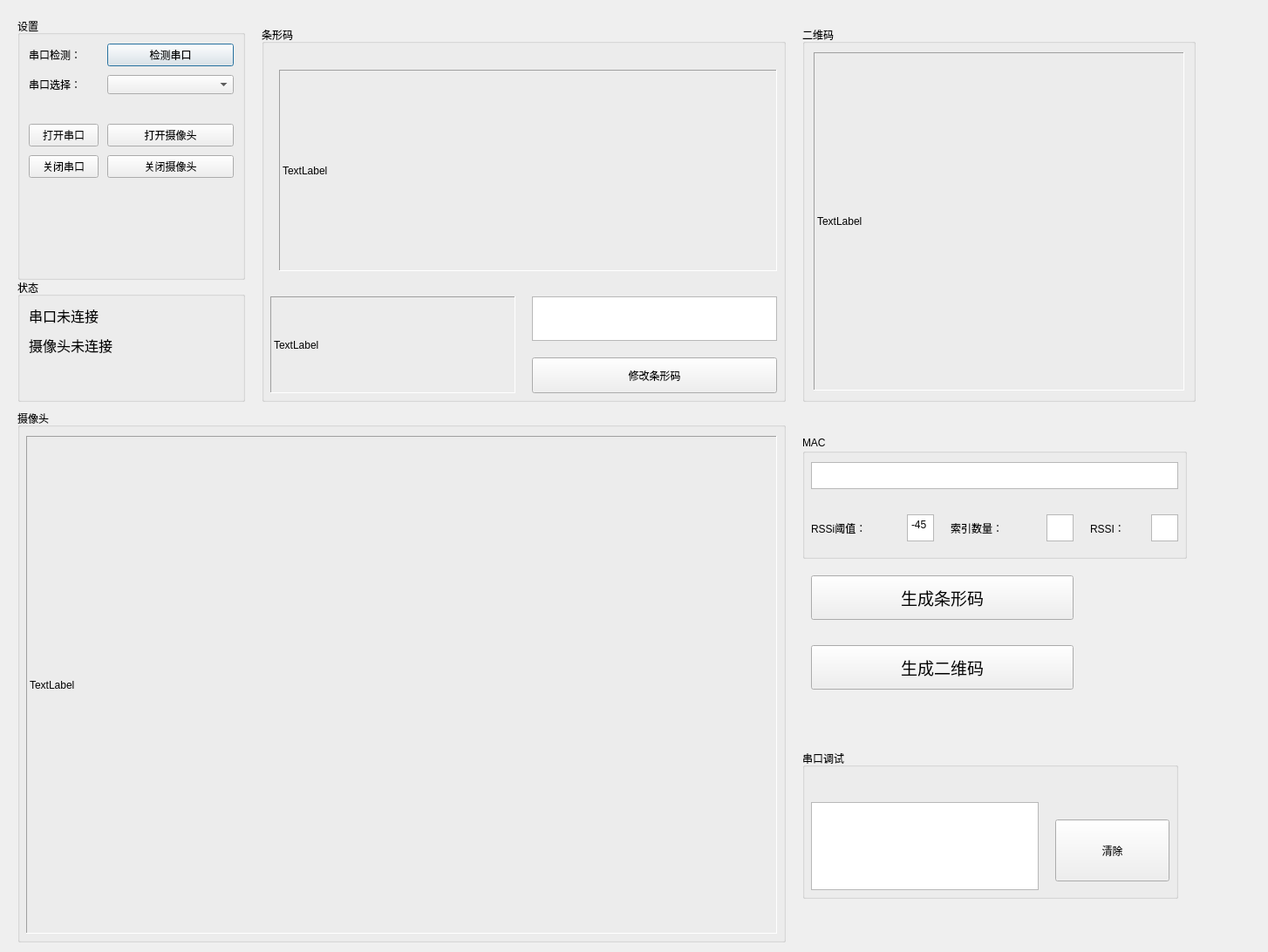
<?xml version="1.0" encoding="UTF-8"?>
<ui version="4.0">
 <class>Form</class>
 <widget class="QWidget" name="Form">
  <property name="geometry">
   <rect>
    <x>0</x>
    <y>0</y>
    <width>1454</width>
    <height>1092</height>
   </rect>
  </property>
  <property name="windowTitle">
   <string>Form</string>
  </property>
  <widget class="QGroupBox" name="formGroupBox">
   <property name="geometry">
    <rect>
     <x>20</x>
     <y>20</y>
     <width>261</width>
     <height>301</height>
    </rect>
   </property>
   <property name="title">
    <string>设置</string>
   </property>
   <layout class="QFormLayout" name="formLayout">
    <property name="horizontalSpacing">
     <number>10</number>
    </property>
    <property name="verticalSpacing">
     <number>10</number>
    </property>
    <property name="leftMargin">
     <number>10</number>
    </property>
    <property name="topMargin">
     <number>10</number>
    </property>
    <property name="rightMargin">
     <number>10</number>
    </property>
    <property name="bottomMargin">
     <number>10</number>
    </property>
    <item row="0" column="0">
     <widget class="QLabel" name="s1__lb_1">
      <property name="text">
       <string>串口检测：</string>
      </property>
     </widget>
    </item>
    <item row="0" column="1">
     <widget class="QPushButton" name="s1__box_1">
      <property name="text">
       <string>检测串口</string>
      </property>
      <property name="autoRepeatInterval">
       <number>100</number>
      </property>
      <property name="default">
       <bool>true</bool>
      </property>
     </widget>
    </item>
    <item row="1" column="0">
     <widget class="QLabel" name="s1__lb_2">
      <property name="text">
       <string>串口选择：</string>
      </property>
     </widget>
    </item>
    <item row="1" column="1">
     <widget class="QComboBox" name="s1__box_2"/>
    </item>
    <item row="2" column="0" colspan="2">
     <widget class="QLabel" name="state_label">
      <property name="text">
       <string/>
      </property>
      <property name="textFormat">
       <enum>Qt::AutoText</enum>
      </property>
      <property name="scaledContents">
       <bool>true</bool>
      </property>
      <property name="alignment">
       <set>Qt::AlignRight|Qt::AlignTrailing|Qt::AlignVCenter</set>
      </property>
     </widget>
    </item>
    <item row="3" column="0">
     <widget class="QPushButton" name="open_button">
      <property name="text">
       <string>打开串口</string>
      </property>
     </widget>
    </item>
    <item row="4" column="0">
     <widget class="QPushButton" name="close_button">
      <property name="text">
       <string>关闭串口</string>
      </property>
     </widget>
    </item>
    <item row="3" column="1">
     <widget class="QPushButton" name="open_btn_cam">
      <property name="text">
       <string>打开摄像头</string>
      </property>
     </widget>
    </item>
    <item row="4" column="1">
     <widget class="QPushButton" name="close_btn_cam">
      <property name="text">
       <string>关闭摄像头</string>
      </property>
     </widget>
    </item>
   </layout>
  </widget>
  <widget class="QGroupBox" name="verticalGroupBox">
   <property name="geometry">
    <rect>
     <x>920</x>
     <y>30</y>
     <width>451</width>
     <height>431</height>
    </rect>
   </property>
   <property name="title">
    <string>二维码</string>
   </property>
   <layout class="QVBoxLayout" name="verticalLayout">
    <property name="leftMargin">
     <number>10</number>
    </property>
    <property name="topMargin">
     <number>10</number>
    </property>
    <property name="rightMargin">
     <number>10</number>
    </property>
    <property name="bottomMargin">
     <number>10</number>
    </property>
    <item>
     <widget class="QLabel" name="label_show_QR">
      <property name="frameShape">
       <enum>QFrame::Panel</enum>
      </property>
      <property name="frameShadow">
       <enum>QFrame::Sunken</enum>
      </property>
      <property name="text">
       <string>TextLabel</string>
      </property>
     </widget>
    </item>
   </layout>
  </widget>
  <widget class="QGroupBox" name="formGroupBox">
   <property name="geometry">
    <rect>
     <x>20</x>
     <y>320</y>
     <width>261</width>
     <height>141</height>
    </rect>
   </property>
   <property name="title">
    <string>状态</string>
   </property>
   <layout class="QFormLayout" name="formLayout_2">
    <property name="horizontalSpacing">
     <number>10</number>
    </property>
    <property name="verticalSpacing">
     <number>10</number>
    </property>
    <property name="leftMargin">
     <number>10</number>
    </property>
    <property name="topMargin">
     <number>10</number>
    </property>
    <property name="rightMargin">
     <number>10</number>
    </property>
    <property name="bottomMargin">
     <number>10</number>
    </property>
    <item row="2" column="0">
     <widget class="QLabel" name="label_cap">
      <property name="font">
       <font>
        <pointsize>12</pointsize>
       </font>
      </property>
      <property name="text">
       <string>摄像头未连接</string>
      </property>
     </widget>
    </item>
    <item row="1" column="0">
     <widget class="QLabel" name="label_sp">
      <property name="font">
       <font>
        <pointsize>12</pointsize>
       </font>
      </property>
      <property name="text">
       <string>串口未连接</string>
      </property>
     </widget>
    </item>
   </layout>
  </widget>
  <widget class="QGroupBox" name="groupBox">
   <property name="geometry">
    <rect>
     <x>920</x>
     <y>500</y>
     <width>441</width>
     <height>141</height>
    </rect>
   </property>
   <property name="title">
    <string>MAC</string>
   </property>
   <widget class="QLabel" name="label">
    <property name="geometry">
     <rect>
      <x>10</x>
      <y>90</y>
      <width>111</width>
      <height>31</height>
     </rect>
    </property>
    <property name="text">
     <string>RSSi阈值：</string>
    </property>
   </widget>
   <widget class="QTextEdit" name="textMAC">
    <property name="geometry">
     <rect>
      <x>10</x>
      <y>30</y>
      <width>421</width>
      <height>31</height>
     </rect>
    </property>
   </widget>
   <widget class="QTextEdit" name="textTH">
    <property name="geometry">
     <rect>
      <x>120</x>
      <y>90</y>
      <width>31</width>
      <height>31</height>
     </rect>
    </property>
    <property name="html">
     <string>&lt;!DOCTYPE HTML PUBLIC &quot;-//W3C//DTD HTML 4.0//EN&quot; &quot;http://www.w3.org/TR/REC-html40/strict.dtd&quot;&gt;
&lt;html&gt;&lt;head&gt;&lt;meta name=&quot;qrichtext&quot; content=&quot;1&quot; /&gt;&lt;style type=&quot;text/css&quot;&gt;
p, li { white-space: pre-wrap; }
&lt;/style&gt;&lt;/head&gt;&lt;body style=&quot; font-family:'SimSun'; font-size:9pt; font-weight:400; font-style:normal;&quot;&gt;
&lt;p style=&quot; margin-top:0px; margin-bottom:0px; margin-left:0px; margin-right:0px; -qt-block-indent:0; text-indent:0px;&quot;&gt;-45&lt;/p&gt;&lt;/body&gt;&lt;/html&gt;</string>
    </property>
   </widget>
   <widget class="QLabel" name="label_2">
    <property name="geometry">
     <rect>
      <x>170</x>
      <y>90</y>
      <width>111</width>
      <height>31</height>
     </rect>
    </property>
    <property name="text">
     <string>索引数量：</string>
    </property>
   </widget>
   <widget class="QTextEdit" name="textNum">
    <property name="geometry">
     <rect>
      <x>280</x>
      <y>90</y>
      <width>31</width>
      <height>31</height>
     </rect>
    </property>
   </widget>
   <widget class="QLabel" name="label_3">
    <property name="geometry">
     <rect>
      <x>330</x>
      <y>90</y>
      <width>81</width>
      <height>31</height>
     </rect>
    </property>
    <property name="text">
     <string>RSSI：</string>
    </property>
   </widget>
   <widget class="QTextEdit" name="RSSiResult">
    <property name="geometry">
     <rect>
      <x>400</x>
      <y>90</y>
      <width>31</width>
      <height>31</height>
     </rect>
    </property>
   </widget>
  </widget>
  <widget class="QGroupBox" name="groupBox_2">
   <property name="geometry">
    <rect>
     <x>20</x>
     <y>470</y>
     <width>881</width>
     <height>611</height>
    </rect>
   </property>
   <property name="title">
    <string>摄像头</string>
   </property>
   <widget class="QLabel" name="label_show_camera">
    <property name="geometry">
     <rect>
      <x>10</x>
      <y>30</y>
      <width>861</width>
      <height>571</height>
     </rect>
    </property>
    <property name="frameShape">
     <enum>QFrame::Panel</enum>
    </property>
    <property name="frameShadow">
     <enum>QFrame::Sunken</enum>
    </property>
    <property name="text">
     <string>TextLabel</string>
    </property>
    <property name="scaledContents">
     <bool>false</bool>
    </property>
    <property name="wordWrap">
     <bool>false</bool>
    </property>
   </widget>
  </widget>
  <widget class="QPushButton" name="s3__send_button">
   <property name="geometry">
    <rect>
     <x>930</x>
     <y>740</y>
     <width>301</width>
     <height>51</height>
    </rect>
   </property>
   <property name="font">
    <font>
     <pointsize>14</pointsize>
    </font>
   </property>
   <property name="text">
    <string>生成二维码</string>
   </property>
  </widget>
  <widget class="QGroupBox" name="groupBox_3">
   <property name="geometry">
    <rect>
     <x>920</x>
     <y>860</y>
     <width>431</width>
     <height>171</height>
    </rect>
   </property>
   <property name="title">
    <string>串口调试</string>
   </property>
   <widget class="QTextBrowser" name="s2__receive_text">
    <property name="geometry">
     <rect>
      <x>10</x>
      <y>60</y>
      <width>261</width>
      <height>101</height>
     </rect>
    </property>
   </widget>
   <widget class="QPushButton" name="s2__clear_button">
    <property name="geometry">
     <rect>
      <x>290</x>
      <y>80</y>
      <width>131</width>
      <height>71</height>
     </rect>
    </property>
    <property name="text">
     <string>清除</string>
    </property>
   </widget>
  </widget>
  <widget class="QGroupBox" name="groupBox_4">
   <property name="geometry">
    <rect>
     <x>300</x>
     <y>30</y>
     <width>601</width>
     <height>431</height>
    </rect>
   </property>
   <property name="title">
    <string>条形码</string>
   </property>
   <widget class="QTextEdit" name="text_code128">
    <property name="geometry">
     <rect>
      <x>310</x>
      <y>310</y>
      <width>281</width>
      <height>51</height>
     </rect>
    </property>
    <property name="font">
     <font>
      <pointsize>14</pointsize>
     </font>
    </property>
   </widget>
   <widget class="QLabel" name="label_show_result">
    <property name="geometry">
     <rect>
      <x>10</x>
      <y>310</y>
      <width>281</width>
      <height>111</height>
     </rect>
    </property>
    <property name="frameShape">
     <enum>QFrame::Panel</enum>
    </property>
    <property name="frameShadow">
     <enum>QFrame::Sunken</enum>
    </property>
    <property name="text">
     <string>TextLabel</string>
    </property>
   </widget>
   <widget class="QLabel" name="label_show_Code128">
    <property name="geometry">
     <rect>
      <x>20</x>
      <y>50</y>
      <width>571</width>
      <height>231</height>
     </rect>
    </property>
    <property name="frameShape">
     <enum>QFrame::Panel</enum>
    </property>
    <property name="frameShadow">
     <enum>QFrame::Sunken</enum>
    </property>
    <property name="text">
     <string>TextLabel</string>
    </property>
   </widget>
   <widget class="QPushButton" name="push_Code128">
    <property name="geometry">
     <rect>
      <x>310</x>
      <y>380</y>
      <width>281</width>
      <height>41</height>
     </rect>
    </property>
    <property name="text">
     <string>修改条形码</string>
    </property>
   </widget>
  </widget>
  <widget class="QPushButton" name="detecBtn">
   <property name="geometry">
    <rect>
     <x>930</x>
     <y>660</y>
     <width>301</width>
     <height>51</height>
    </rect>
   </property>
   <property name="font">
    <font>
     <pointsize>14</pointsize>
    </font>
   </property>
   <property name="text">
    <string>生成条形码</string>
   </property>
  </widget>
  <zorder>verticalGroupBox</zorder>
  <zorder>formGroupBox</zorder>
  <zorder>formGroupBox</zorder>
  <zorder>groupBox</zorder>
  <zorder>groupBox_2</zorder>
  <zorder>s3__send_button</zorder>
  <zorder>groupBox_3</zorder>
  <zorder>groupBox_4</zorder>
  <zorder>detecBtn</zorder>
 </widget>
 <resources/>
 <connections/>
</ui>
